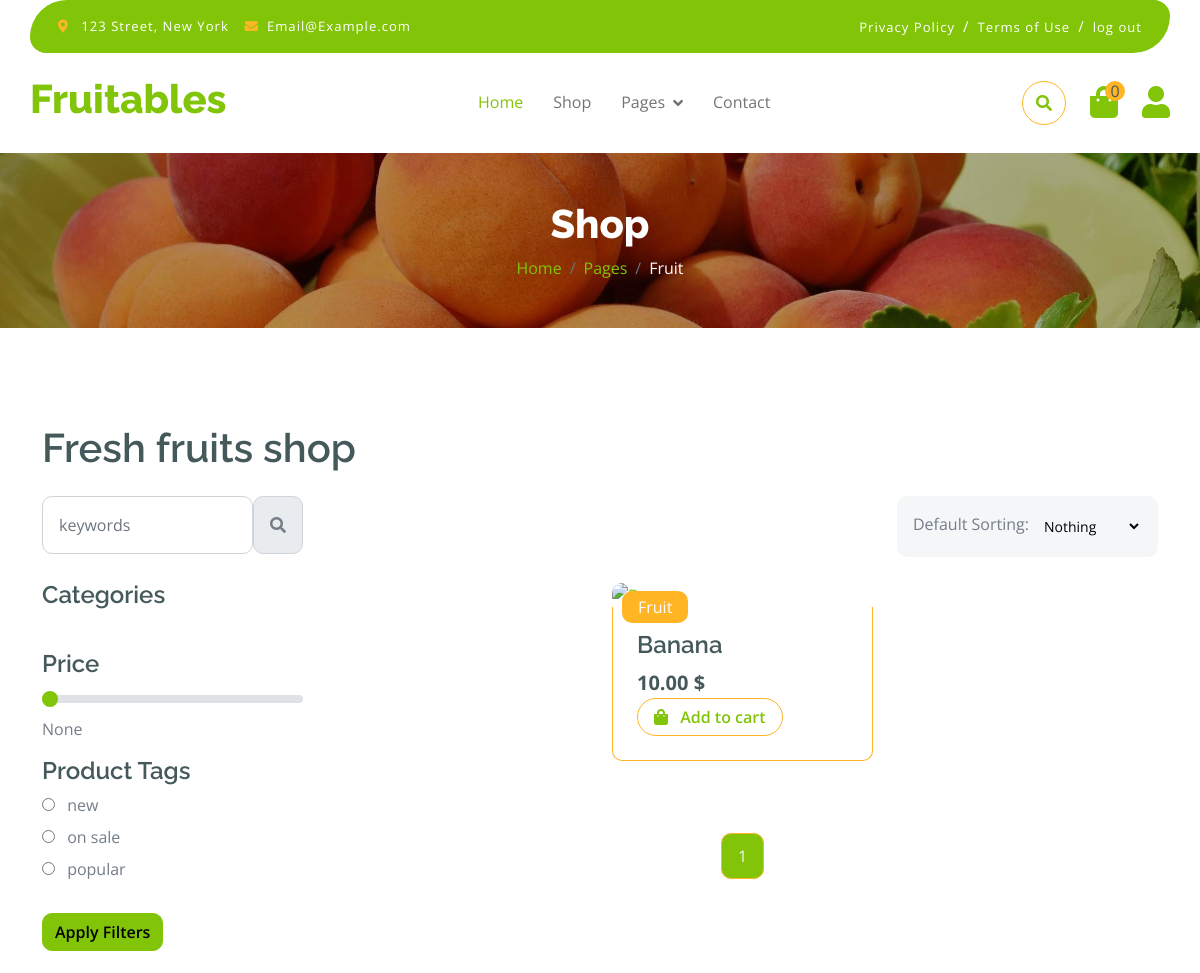
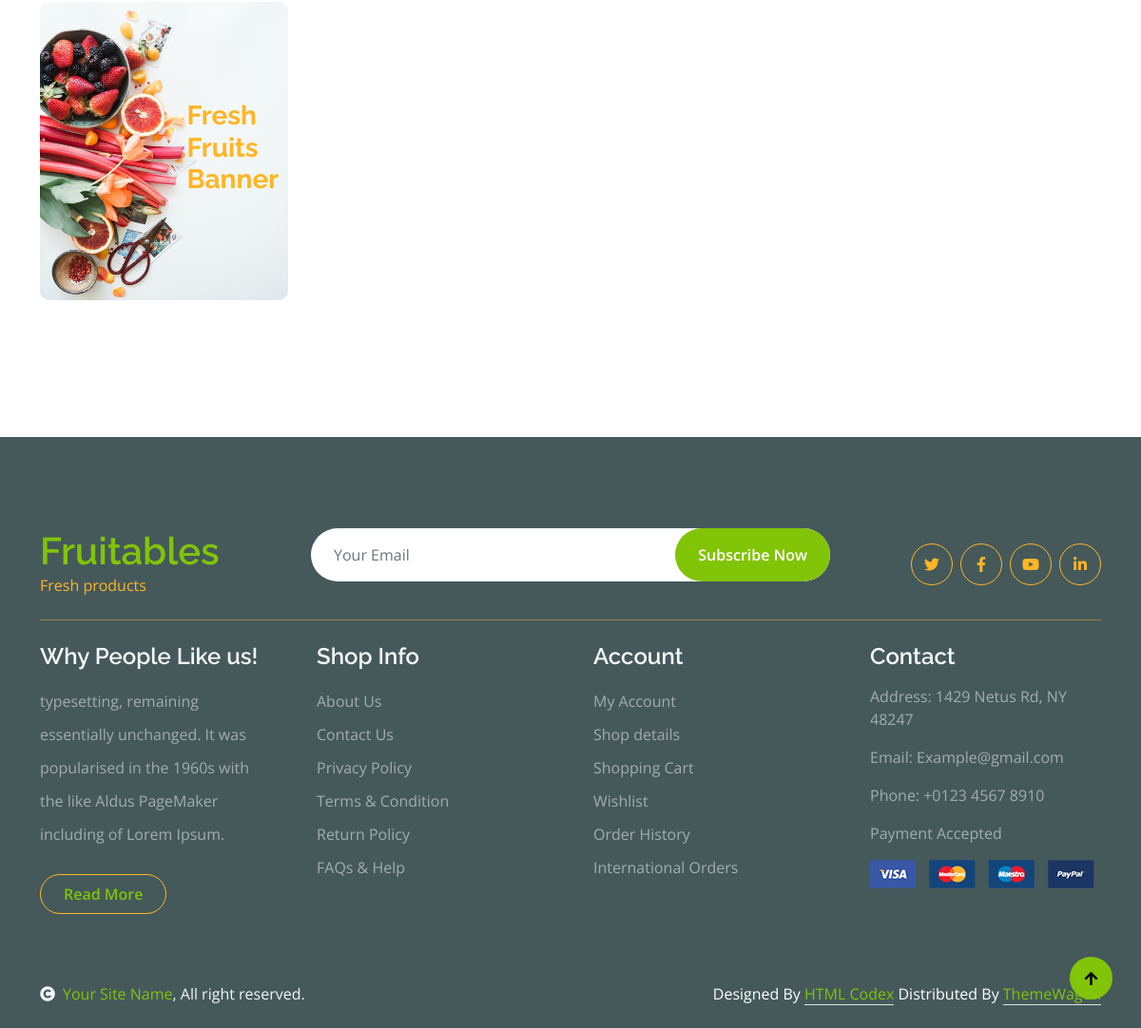
Screenshot of /store/category/fruit/?page=1 with the database file from the repository (2 pictures, top to bottom).
### store/models.py (models this page shows, shortened)
class Category(MPTTModel):
    title = models.CharField(max_length=100)
    category_id = models.AutoField(primary_key=True)
    parent = TreeForeignKey('self', on_delete=models.CASCADE, null=True, blank=True, related_name='children')
    slug = models.SlugField(unique=True)
    class MPTTMeta:
        order_insertion_by = ['title']
    class Meta:
        verbose_name = 'Category'
        verbose_name_plural = 'Categories'

class ProductTags(models.Model):
    name = models.CharField(max_length=100)
    class Meta:
        verbose_name = 'Product Tag'
        verbose_name_plural = 'Product Tags'

class Product(models.Model):
    name = models.CharField(max_length=100)
    created_at = models.DateTimeField(auto_now_add=True)
    description = models.TextField()
    price = models.DecimalField(max_digits=5, decimal_places=2)
    categories = models.ManyToManyField(Category)
    product_id = models.AutoField(primary_key=True)
    product_image = VersatileImageField('Image', upload_to="store/product_images/")
    quantity = models.IntegerField()
    is_available = models.BooleanField(default=True)
    tag = models.ManyToManyField(ProductTags)
    slug = models.SlugField(unique=True,  default=uuid.uuid1)

### store/category_view.py (the view)
# urls.py: path('category/', cache_page(60 * 10)(CategoryView.as_view()), name="category"),
class CategoryView(PaginatedListView, ProductQuerySetMixin, CategoryQuerySetMixin, FilterMixin):
    template_name = 'shop.html'
    context_object_name = 'products'
    paginate_by = 9
    category = None
    def get_queryset(self) -> QuerySet:
        queryset = self.get_base_queryset()
        category_slug = self.kwargs.get('slug')
        if category_slug:
            self.category = get_object_or_404(
                self.get_category_queryset(),
                slug=category_slug
            )
            queryset = queryset.filter(categories=self.category)
        else:
            self.category = None
        filter_params = FilterParams.from_request(self.request)
        if filter_params.query:
            queryset = self.apply_search(queryset, filter_params.query)
        queryset = self.apply_price_filter(queryset, filter_params.price)
        queryset = self.apply_tag_filter(queryset, filter_params.tag_id)
        queryset = self.apply_sorting(queryset, filter_params.sort_by)
        return queryset.distinct()
    def get_context_data(self, **kwargs) -> Dict[str, Any]:
        context = super().get_context_data(**kwargs)
        filter_params = FilterParams.from_request(self.request)
        context['category'] = self.category
        context['subcategories'] = (
            self.category.get_children() if self.category
            else self.get_category_queryset().filter(parent__isnull=True)
        )
        context.update({
            'selected_sort': filter_params.sort_by,
            'selected_price': int(
                filter_params.price) if filter_params.price and filter_params.price.isdigit() else None,
            'selected_tag_id': int(
                filter_params.tag_id) if filter_params.tag_id and filter_params.tag_id.isdigit() else None,
            'query': filter_params.query,
            'tags': ProductTags.objects.all(),
        })
        return context

### order/context_processors.py (called while the page is built)
def cart_count(request):
    if request.user.is_authenticated:
        cart = Cart.objects.filter(user=request.user).first()
        return {'cart_count': cart.count if cart else 0}
    return {'cart_count': 0}

### store/category_view.py (called while the page is built)
    @classmethod
    def from_request(cls, request) -> 'FilterParams':
        return cls(
            query=request.GET.get('q'),
            sort_by=request.GET.get('sort'),
            price=request.GET.get('price'),
            tag_id=request.GET.get('tag')
        )

    def get_base_queryset(self) -> QuerySet:
        return Product.objects.select_related(
        ).prefetch_related(
            'categories',
            'tag',
        ).filter(
            is_available=True
        )

    def get_category_queryset(self) -> QuerySet:
        return Category.objects.select_related(
            'parent'
        ).prefetch_related(
            'children'
        )

    def apply_price_filter(self, queryset: QuerySet, price: Optional[int]) -> QuerySet:
        if price and price.isdigit():
            return queryset.filter(price__lte=int(price))
        return queryset

    def apply_tag_filter(self, queryset: QuerySet, tag_id: Optional[int]) -> QuerySet:
        if tag_id and tag_id.isdigit():
            return queryset.filter(tag__id=int(tag_id))
        return queryset

    def apply_sorting(self, queryset: QuerySet, sort_by: Optional[str]) -> QuerySet:
        return queryset.order_by(self.sort_options.get(sort_by, '-created_at'))

    def get_page_range(self, current_page: int, show_pages: int = 5) -> range:
        middle = show_pages // 2
        if self.num_pages <= show_pages:
            return range(1, self.num_pages + 1)
        if current_page <= middle + 1:
            return range(1, show_pages + 1)
        if current_page >= self.num_pages - middle:
            return range(self.num_pages - show_pages + 1, self.num_pages + 1)
        return range(current_page - middle, current_page + middle + 1)

    def get_context_data(self, **kwargs):
        context = super().get_context_data(**kwargs)
        if 'page_obj' not in context:
            return context
        context.update({
            'page_range': context['paginator'].get_page_range(
                context['page_obj'].number,
                self.show_pages
            ),
            'query_params': self.get_query_params(),
            'show_pages': self.show_pages,
        })
        return context

### store/templates/shop.html (shortened to what this page needs)
{% extends 'base.html' %}
{% load static %}
{% block header_title %}
Shop
{% endblock %}
{% block breadcrumb %}{% if category %}
        {{ category.title }}
    {% else %}
        Shop
    {% endif %}{% endblock %}
{% block content %}
        <div class="container-fluid fruite py-5">
            <div class="container py-5">
                <h1 class="mb-4">Fresh fruits shop</h1>
                <div class="row g-4">
                    <div class="col-lg-12">
                        <div class="row g-4">
                            <div class="col-xl-3">
                                <div class="input-group w-100 mx-auto d-flex">
                                    <form method="GET" action="" class="d-flex w-100">
                                    <input type="search" name="q" class="form-control p-3" placeholder="keywords" aria-describedby="search-icon-1">
                                    <button type="submit" id="search-icon-1" class="input-group-text p-3"><i class="fa fa-search"></i></button>
                                    </form>
                                </div>
                            </div>
                            <div class="col-6"></div>
                            <div class="col-xl-3">
                                <div class="bg-light ps-3 py-3 rounded d-flex justify-content-between mb-4">
                                    <label for="fruits">Default Sorting:</label>
                                    <form method="GET" class="d-flex align-items-center">
                                    <select name="sort" class="border-0 form-select-sm bg-light me-3" onchange="this.form.submit()">
                                        <option value="" {% if not selected_sort %}selected{% endif %}>Nothing</option>
                                    </select>
                                </form>
                                </div>
                            </div>
                        </div>
                        <div class="row g-4">
                            <div class="col-lg-3">
                                <div class="row g-4">
                                    <div class="col-lg-12">
                                        <div class="mb-3">
                                            <h4>Categories</h4>
                                        </div>
                                    </div>
                                     <form method="GET" action="">
                                    <div class="col-lg-12">
                                        <div class="mb-3">
                                            <h4 class="mb-2">Price</h4>
                                            <input
                                            type="range"
                                            class="form-range w-100"
                                            id="rangeInput"
                                            name="price"
                                            min="0"
                                            max="500"
                                            value="{{ selected_price|default:0 }}"
                                            oninput="amount.value=rangeInput.value"
                                        >
                                            <output id="amount" name="amount" for="rangeInput">{{selected_price}}</output>
                                        </div>
                                    </div>
                                    <div class="col-lg-12">
                                        <div class="mb-3">
                                            <h4>Product Tags</h4>
                                             {% for tag in product_tags %}
                                             <div class="mb-2">
                                                <input
                                                    type="radio"
                                                    class="me-2"
                                                    id="Categories-{{ tag.id }}"
                                                    name="tag"
                                                    value="{{ tag.id }}"
                                                >
                                                <label for="Categories-{{ tag.id }}"> {{ tag.name }}</label>
                                            </div>
                                        {% empty %}
                                            <p>No tags available</p>
                                        {% endfor %}
                                        </div>
                                    </div>
                                         <button type="submit" class="btn btn-primary mt-3">Apply Filters</button>
                                     </form>
                                    <div class="col-lg-12">
                                        <div class="position-relative">
                                            <img src="{% static 'img/banner-fruits.jpg' %}" class="img-fluid w-100 rounded" alt="">
                                            <div class="position-absolute" style="top: 50%; right: 10px; transform: translateY(-50%);">
                                                <h3 class="text-secondary fw-bold">Fresh <br> Fruits <br> Banner</h3>
                                            </div>
                                        </div>
                                    </div>
                                </div>
                            </div>
                            <div class="col-lg-9">
                                <div class="row g-4 justify-content-center">
                                    {% for product in products %}
                                    <div class="col-md-6 col-lg-6 col-xl-4">
                                        <div class="rounded position-relative fruite-item">
                                            <a href="{% url 'store:product' product.slug %}">
                                                <div class="fruite-img">
                                                </div>
                                            </a>
                                             <div class="text-white bg-secondary px-3 py-1 rounded position-absolute" style="top: 10px; left: 10px;">
                                                {% for category in product.categories.all %}
                                                    {% with parent_category=category.get_parents|last %}
                                                        {% if parent_category %}
                                                            {{ parent_category.title }}
                                                        {% else %}
                                                            {{ category.title }}
                                                        {% endif %}
                                                    {% endwith %}
                                                {% endfor %}
                                            </div>
                                            <div class="p-4 border border-secondary border-top-0 rounded-bottom">
                                                <h4>{{ product.name }}</h4>
                                                <div class="d-flex justify-content-between flex-lg-wrap">
                                                    <p class="text-dark fs-5 fw-bold mb-0">{{ product.price }} $</p>
                                                    {% if product.quantity > 0 %}
                                                    <form method="post" action="{% url 'order_app:add-to-cart' product.product_id %}">
                                                        <button  class="btn border border-secondary rounded-pill px-3 text-primary">
                                                            <i class="fa fa-shopping-bag me-2 text-primary"></i> Add to cart </button>
                                                    </form>
                                                    {% else %}
                                                        <button class="btn border border-secondary rounded-pill px-3 text-secondary" disabled>
                                                            <i class="fa fa-shopping-bag me-2"></i> Out of stock
                                                        </button>
                                                    {% endif %}
                                                </div>
                                            </div>
                                        </div>
                                    </div>
                                    {% empty %}
                                    <p>No products found.</p>
                                    {% endfor %}
                                    <div class="col-12">
    <div class="pagination d-flex justify-content-center mt-5">
    {% for page_num in page_range %}
        {% if page_num == page_obj.number %}
            <a href="?page={{ page_num }}{{ query_params }}" class="active rounded">{{ page_num }}</a>
        {% endif %}
    {% endfor %}
</div>
</div>
                                </div>
                            </div>
                        </div>
                    </div>
                </div>
            </div>
        </div>
{% endblock %}

### static/css/style.css (style rules this page uses)
.btn { font-weight: 600; transition: .5s; }
.btn.border-secondary { transition: 0.5s; }
.fruite .fruite-item { height: 100%; transition: 0.5s; }
.fruite .fruite-item .fruite-img { overflow: hidden; transition: 0.5s; border-radius: 10px 10px 0 0; }
.pagination { display: inline-block; }
.pagination a { color: var(--bs-dark); padding: 10px 16px; text-decoration: none; transition: 0.5s; border: 1px solid var(--bs-secondary); margin: 0 4px; }
.pagination a.active { background-color: var(--bs-primary); color: var(--bs-light); border: 1px solid var(--bs-secondary); }

### rows the page displays
Category: title "Fruit"
ProductTags: tag "☐ new", name "new"
ProductTags: tag "☐ on sale", name "on sale"
ProductTags: tag "☐ popular", name "popular"
Product: name "Banana", price "10.00", quantity "Add to cart"

### other values shown
{{ cart_count }} "0"
{{ selected_price }} "None"
{{ page_num }} "1"
